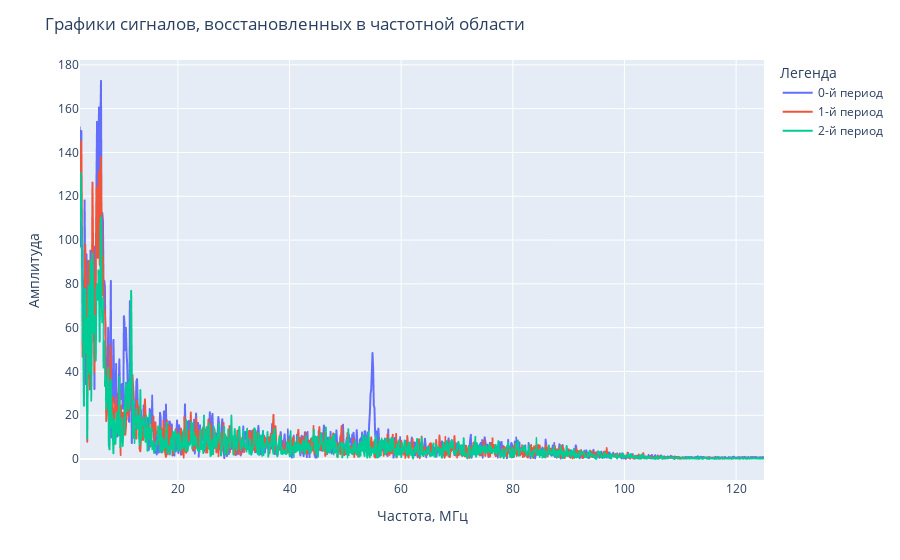

Notebook code cell kept with this figure:
### Markdown cell above
Интерактивный график сигнала, восстановленного в частотной области для некоторых периодов

### Code cell
periods_on_plot = [0, 1, 2]
offset=20

plot_df = pd.DataFrame(frequency_domain_restored_signal[periods_on_plot, 1:int(period)//2+1].T, columns=[f'{i}-й период' for i in periods_on_plot])
plot_df['Frequences'] = frequences_range * 1e-6

fig = px.line(plot_df.iloc[offset:], x="Frequences", y=plot_df.drop('Frequences', axis=1).columns)\
    .update_layout(title='Графики сигналов, восстановленных в частотной области',xaxis_title='Частота, МГц', yaxis_title='Амплитуда', legend_title='Легенда')

fig.show()

### Figure 1 — Plotly figure (JSON) as saved in the notebook; plotly's stock layout.template omitted (floating-point values rounded to 4 significant figures; data arrays with more than 128 entries replaced by an {"elided": "..."} marker saying what was removed)
{"data": [{"hovertemplate": "variable=0-й период<br>Frequences=%{x}<br>value=%{y}<extra></extra>", "legendgroup": "0-й период", "line": {"color": "#636efa", "dash": "solid"}, "marker": {"symbol": "circle"}, "mode": "lines", "name": "0-й период", "showlegend": true, "type": "scattergl", "x": {"elided": "1044 float values"}, "xaxis": "x", "y": {"elided": "1044 float values"}, "yaxis": "y"}, {"hovertemplate": "variable=1-й период<br>Frequences=%{x}<br>value=%{y}<extra></extra>", "legendgroup": "1-й период", "line": {"color": "#EF553B", "dash": "solid"}, "marker": {"symbol": "circle"}, "mode": "lines", "name": "1-й период", "showlegend": true, "type": "scattergl", "x": {"elided": "1044 float values"}, "xaxis": "x", "y": {"elided": "1044 float values"}, "yaxis": "y"}, {"hovertemplate": "variable=2-й период<br>Frequences=%{x}<br>value=%{y}<extra></extra>", "legendgroup": "2-й период", "line": {"color": "#00cc96", "dash": "solid"}, "marker": {"symbol": "circle"}, "mode": "lines", "name": "2-й период", "showlegend": true, "type": "scattergl", "x": {"elided": "1044 float values"}, "xaxis": "x", "y": {"elided": "1044 float values"}, "yaxis": "y"}], "layout": {"legend": {"title": {"text": "Легенда"}, "tracegroupgap": 0}, "margin": {"t": 60}, "title": {"text": "Графики сигналов, восстановленных в частотной области"}, "xaxis": {"anchor": "y", "domain": [0, 1], "title": {"text": "Частота, МГц"}}, "yaxis": {"anchor": "x", "domain": [0, 1], "title": {"text": "Амплитуда"}}}}
